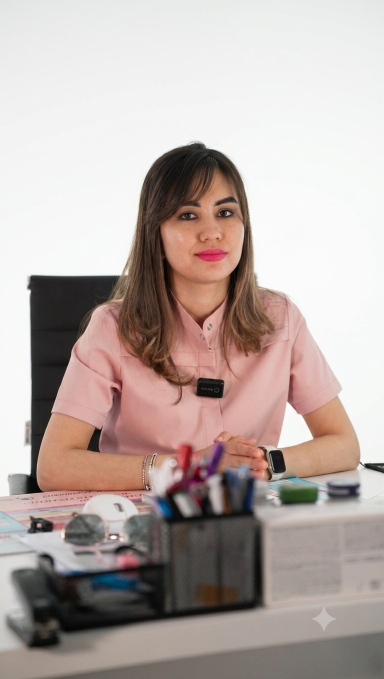
#> input picture images/team/Abdullayeva _Durdona_Baxtiyorovna.PNG, 768 x 1358 px, found by its file name (shown at 1/2 size); its folder holds 4 pictures in this run
$ python fix_orientation.py
#> lines starting #> are read from the running program, lines starting #| are printed output that depends on the picture
from PIL import Image, ImageOps
import os

src_dir = 'images/team'
out_dir = 'public/images/team'

mapping = {
    'alimova': 'alimova.jpg',
    'servin': 'servin.jpg',
    'abdullayeva': 'abdullayeva.jpg',
    'abdullaeva': 'abdullayeva.jpg',
    'osman': 'osman.jpg',
    'mesut': 'mesut.jpg',
    'gurkan': 'gurkan.jpg',
    'yurtd': 'gurkan.jpg',
    'nortojiyeva': 'nortojiyeva.jpg',
}

os.makedirs(out_dir, exist_ok=True)

for name in os.listdir(src_dir):
    low = name.lower()
    dest = None
    for key, out_name in mapping.items():
        if key in low:
            dest = out_name
            break
    if not dest:
        continue

    path = os.path.join(src_dir, name)
    im = Image.open(path)
#> im is the input picture: PIL image 768x1358 RGB; mean R, G, B 183.8, 170.6, 166.3
    # Fix EXIF orientation so people stand upright
    im = ImageOps.exif_transpose(im)
    im = im.convert('RGB')

    # Resize for web, keep aspect
    max_side = 1200
    w, h = im.size
#> w = 768; h = 1358
    scale = min(1.0, max_side / max(w, h))
#> scale = 0.884
    if scale < 1:
        im = im.resize((int(w * scale), int(h * scale)), Image.Resampling.LANCZOS)
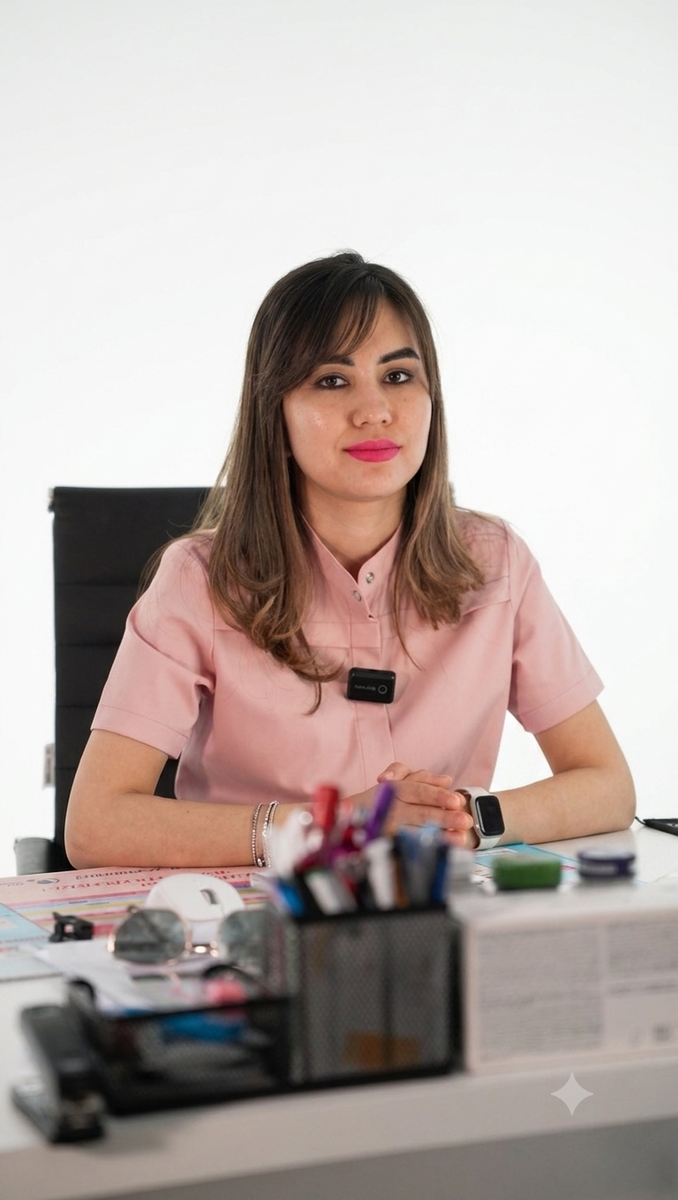
#> im: PIL image 678x1200 RGB; mean R, G, B 183.8, 170.6, 166.3

    dest_path = os.path.join(out_dir, dest)
    im.save(dest_path, 'JPEG', quality=90, optimize=True)

    log = f'{name!r} -> {dest} size={im.size} orientation_fixed\n'
    with open('scripts/orient_log.txt', 'a', encoding='utf-8') as f:
        f.write(log)
#> pass 2 of the loop `for name in os.listdir(src_dir):`:
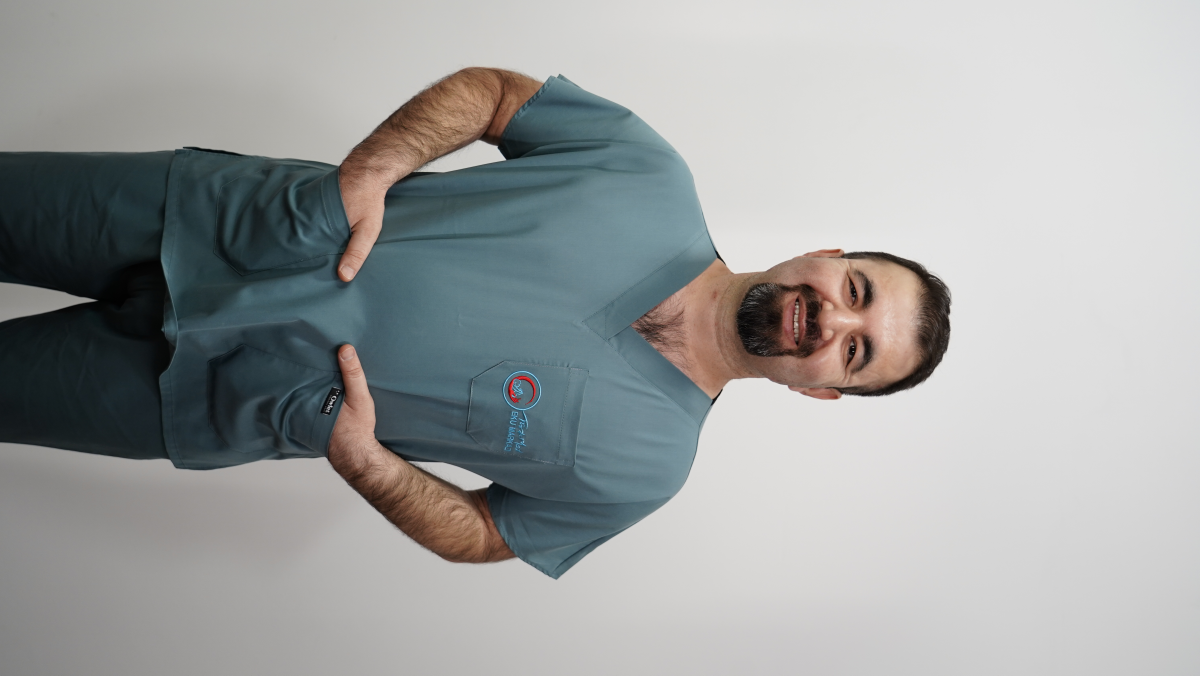
#> input picture images/team/Mesut_Çeter.JPG, 6000 x 3376 px, found by its file name (shown at 1/5 size)
#> im is the input picture: PIL image 6000x3376 RGB; mean R, G, B 158, 160.2, 159.8
#> `im = ImageOps.exif_transpose(im)`:
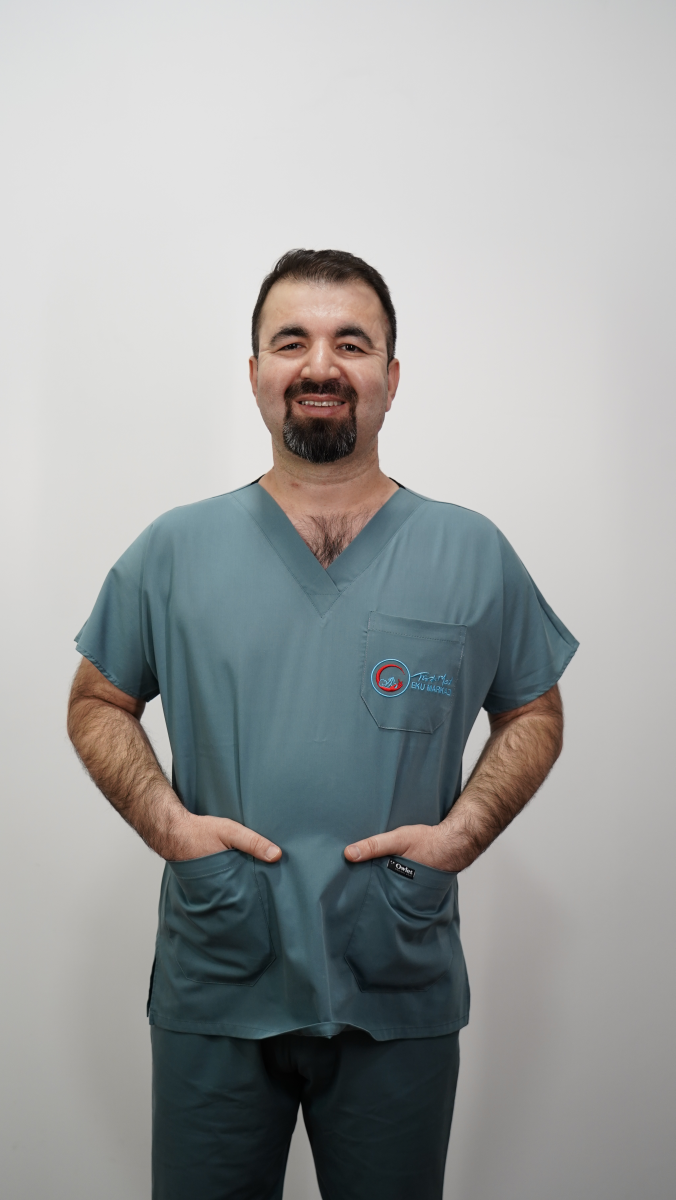
#> im: PIL image 3376x6000 RGB (shown at 1/5 size); mean R, G, B 158, 160.2, 159.8
#> `im = im.resize((int(w * scale), int(h * scale)), Image.Resampling.LANC..`:
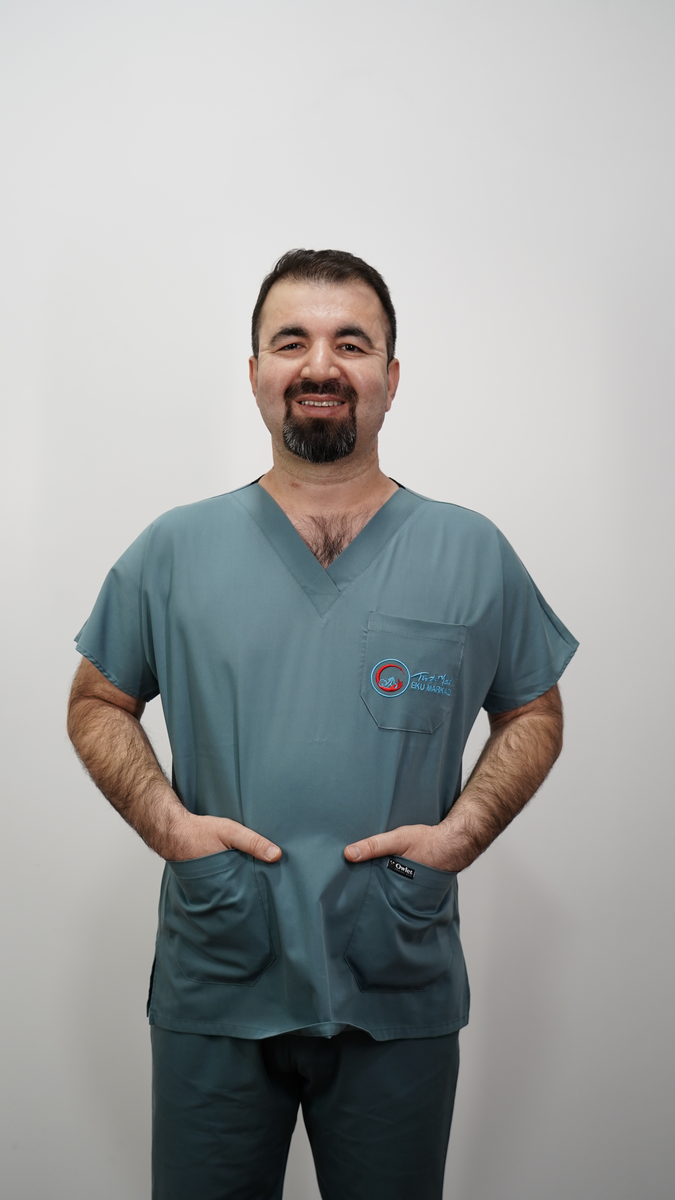
#> im: PIL image 675x1200 RGB; mean R, G, B 158, 160.2, 159.8
#> pass 3 of the loop `for name in os.listdir(src_dir):`:
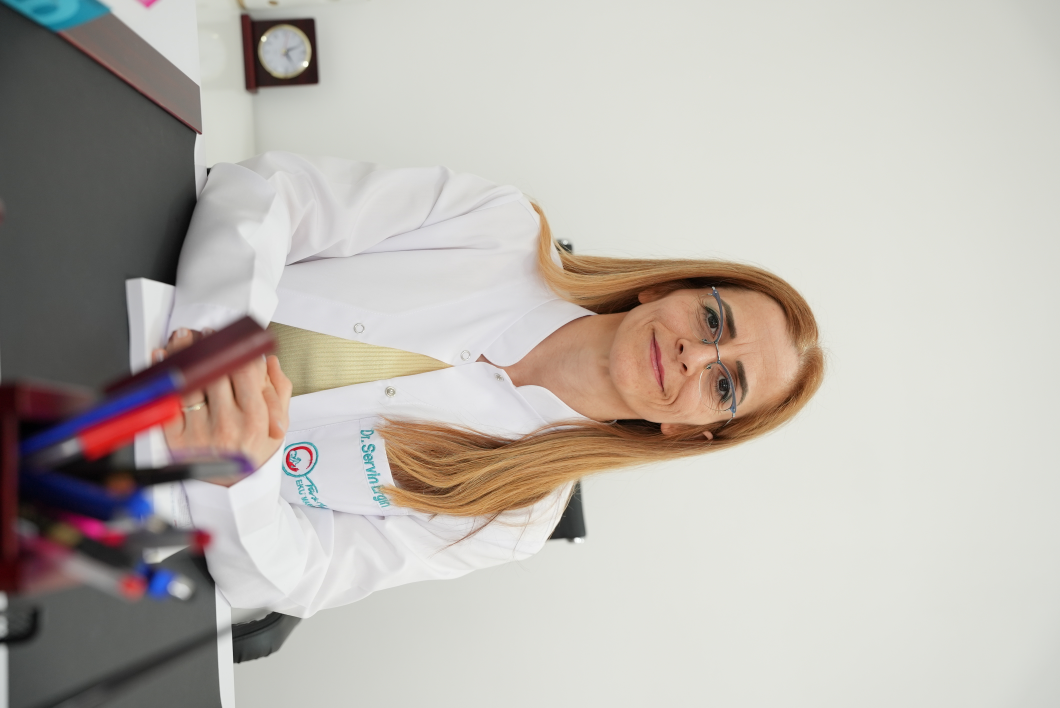
#> input picture images/team/Servin_Ergin.JPG, 4240 x 2832 px, found by its file name (shown at 1/4 size)
#> im is the input picture: PIL image 4240x2832 RGB; mean R, G, B 187.7, 181.9, 175.5
#> `im = ImageOps.exif_transpose(im)`:
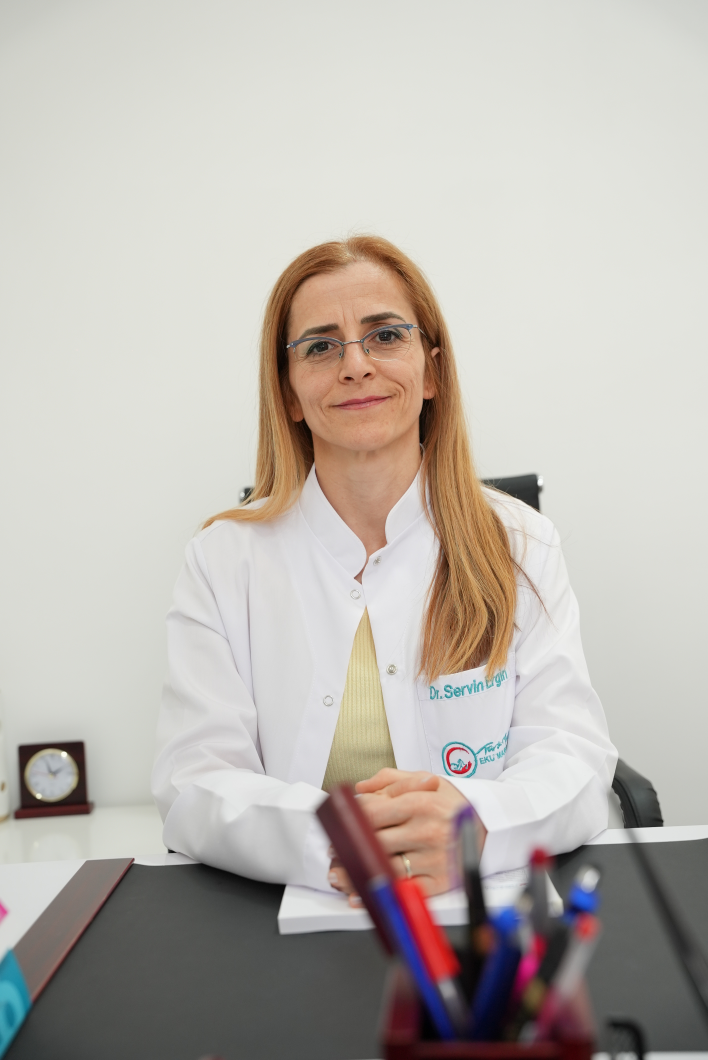
#> im: PIL image 2832x4240 RGB (shown at 1/4 size); mean R, G, B 187.7, 181.9, 175.5
#> `im = im.resize((int(w * scale), int(h * scale)), Image.Resampling.LANC..`:
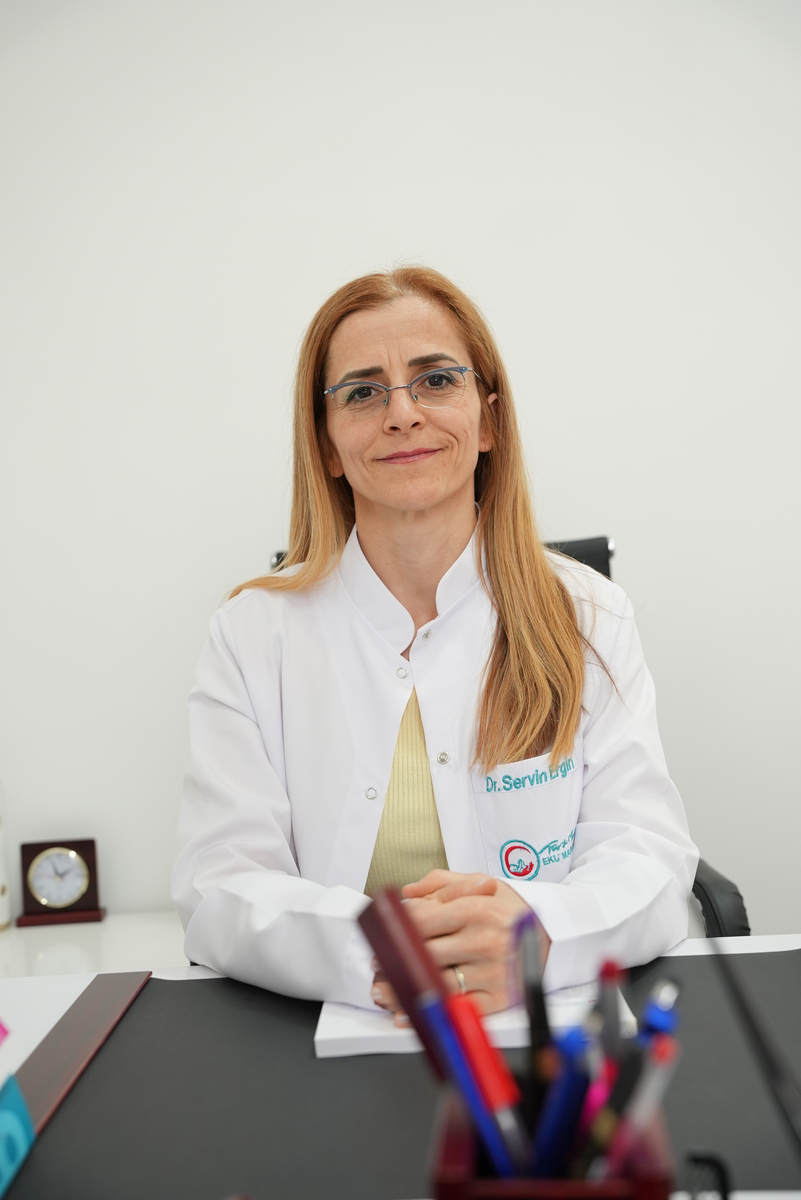
#> im: PIL image 801x1200 RGB; mean R, G, B 187.7, 181.9, 175.5
#> the loop made 4 passes; the first 3 are shown

print('done')
